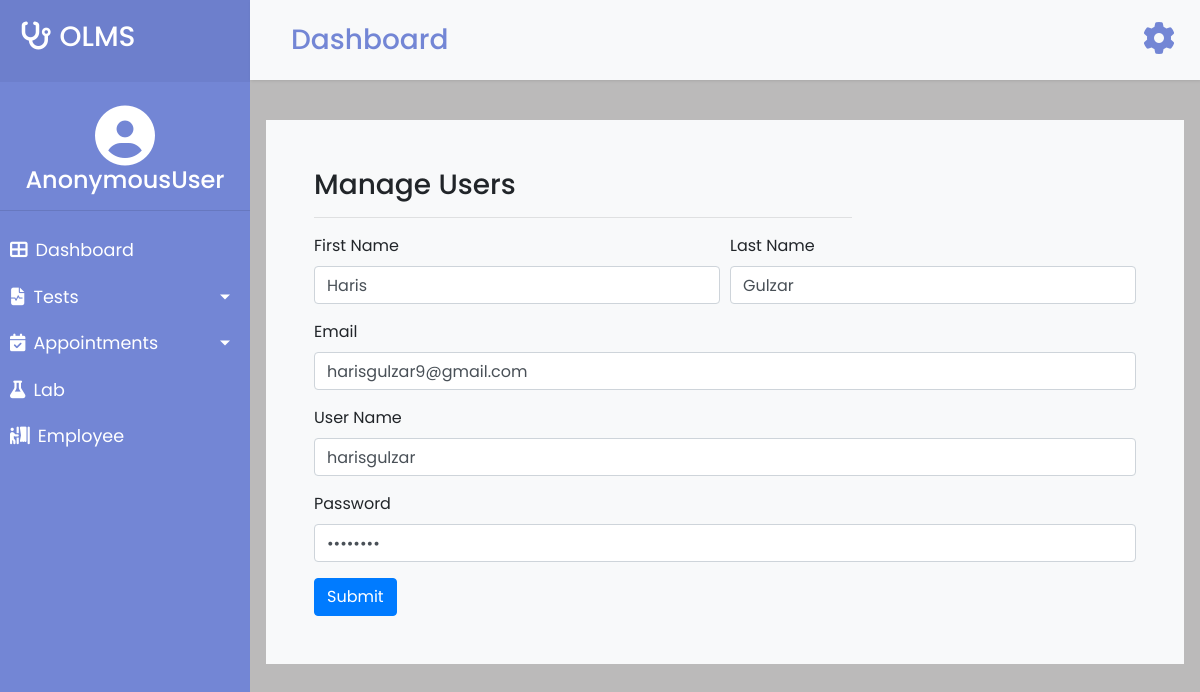
The page /adminside/manage-users/2 on the database its author committed.
### users/models.py (models this page shows, shortened)
class enduser(models.Model):
    firstname = models.CharField(max_length=40)
    lastname = models.CharField(max_length=20)
    username = models.CharField(max_length=30, unique=True)
    email=models.CharField(max_length=50, unique=True)
    phone = models.IntegerField(unique=True)
    password = models.CharField(max_length=50)

### adminside/views.py (the view, shortened to what this page needs)
# urls.py: path("adminside/manage-users/<int:user_id>",views.edituser, name='edituser'),
def edituser(request,user_id):
    userlist=enduser.objects.get(id=user_id)
    return render(request,'editenduser.html',{'userlist':userlist})

### templates/editenduser.html (shortened to what this page needs)
{% extends 'adminbase.html' %}
{% block body %}
<div class="container-fluid  bg-light p-5 mt-3">
    <div class="row">
        <div class="col-lg-8">
            <h3>Manage Users</h3>
            <hr>
        </div>
    </div>
    <form method="POST" action="">
        <div class="form-row">
          <div class="form-group col-md-6">
            <label for="fname">First Name</label>
            <input type="text" class="form-control" id="fname" name="fname" value="{{userlist.firstname}}">
          </div>
          <div class="form-group col-md-6">
            <label for="lname">Last Name</label>
            <input type="text" class="form-control" id="lname" name="lname" value="{{userlist.lastname}}">
          </div>
        </div>
        <div class="form-group">
          <label for="email">Email</label>
          <input type="email" class="form-control" id="email" name="email" value="{{userlist.email}}">
        </div>
        <div class="form-group">
          <label for="uname">User Name</label>
          <input type="text" class="form-control" id="uname" name="uname" value="{{userlist.username}}">
        </div>
        <div class="form-group">
            <label for="pass">Password</label>
            <input type="password" class="form-control" id="pass" name="password" value="{{userlist.password}}">
          </div>
        <button type="submit" class="btn btn-primary">Submit</button>
      </form>
</div>
{% endblock body %}

### templates/adminbase.html (style rules this page uses)
body { font-family: 'Poppins', sans-serif; background: #fafafa; }

### rows shown on the page
enduser: fname "Haris", lname "Gulzar", email "harisgulzar9@gmail.com", uname "harisgulzar"

### other values the page prints
{{ request.user }} "AnonymousUser"
